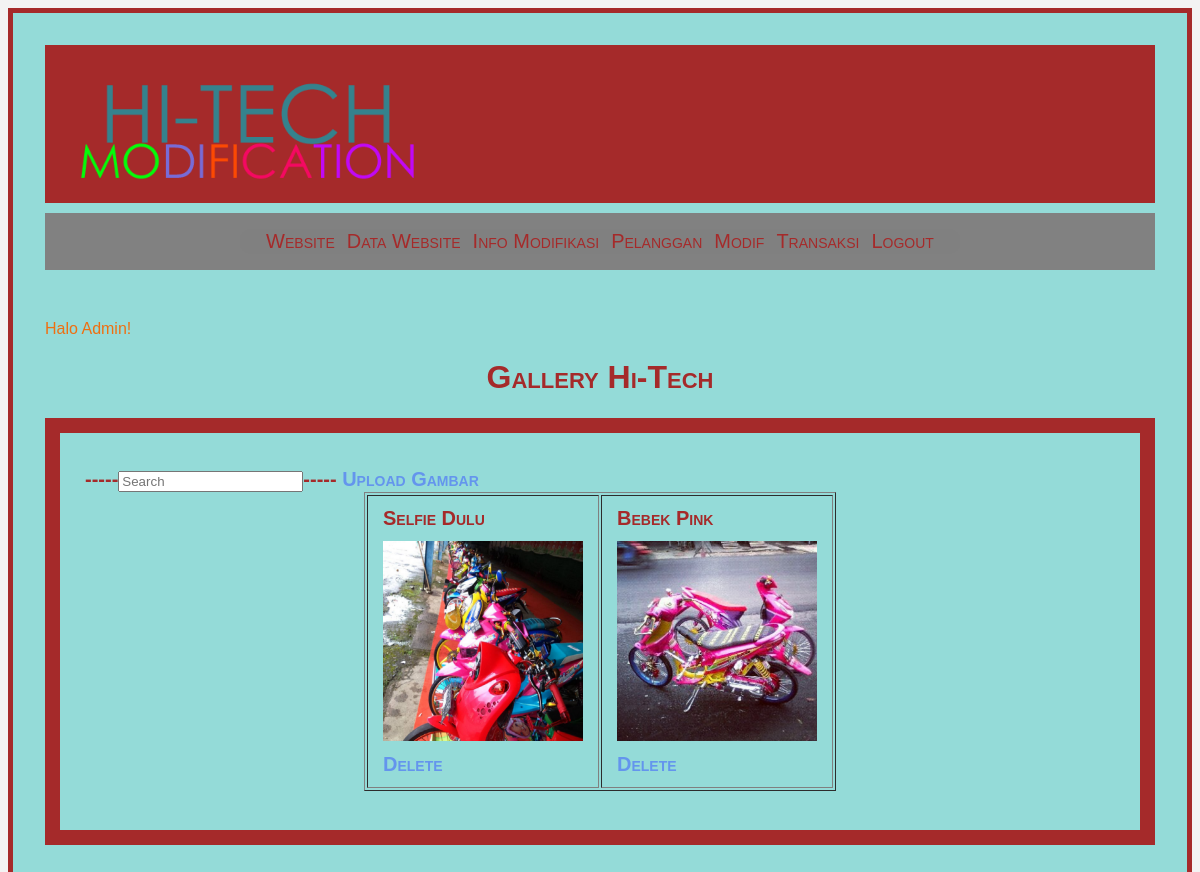
/gambar/data_gambar.php (signed in), run on the app's committed database.
### tables this page shows
CREATE TABLE IF NOT EXISTS `upload` (
  `id` int(11) NOT NULL auto_increment,
  `judul` varchar(100) NOT NULL,
  `path` varchar(100) NOT NULL,
  PRIMARY KEY  (`id`)
);

### gambar/data_gambar.php (the view, shortened to what this page needs)
<?php
include "../user/menuadmin.php";
?>
<link rel="stylesheet" href="../css/style.css">
<h1 align="center"> Gallery Hi-Tech<h1>
<div id="border">
<h1>
     <form name="form1" method="get" action="cari.php">
        <pre<td> -----<td><input type="search" name="q" id="q" placeholder="Search"/>----- </td>
     </form>
    <a href='add_gambar.php'> Upload Gambar </a>
    <table align="center" border="1" cellpadding="15">
        <tr>
<?php
    $sql = mysql_query ("select * from upload");
    while($data = mysql_fetch_array($sql)){
        ?>
    <td hfg><?php echo $data[judul]; ?><br><br><img src="gallery/<?php echo $data[path]; ?>" width="200"><br><br>
    <a href='delete.php?id=<?php echo $data['id'];?>' title="Klik Disini Untuk Hapus" Onclick="return confirm('Apakah Anda Yakin Hapus Record dengan ID=<?php echo $data[id]?>')"> Delete </a> </td>
    <?php
    }
    ?>
    </tr>
</table>
</div>

### css/menu.css (style rules this page uses)
body { font-family: 'Arial', sans-serif; background-color: #f3f3f3; }
h1 { font-variant: small-caps; color: brown; }
a { text-decoration: none; color: #6495ed; }

### css/style.css (style rules this page uses)
#border { font-variant: small-caps; color: black; padding: 25px; background-color: #94dbd8; line-height: 15px; max-width: 0 auto; border: 15px solid brown; color: brown; font-size: 10px; }
h1 { font-variant: small-caps; color: brown; }

### data on the page
upload: judul "Selfie Dulu", path (picture)
upload: judul "Bebek Pink", path (picture)

### other printed values
$_SESSION['level'] "Admin"
